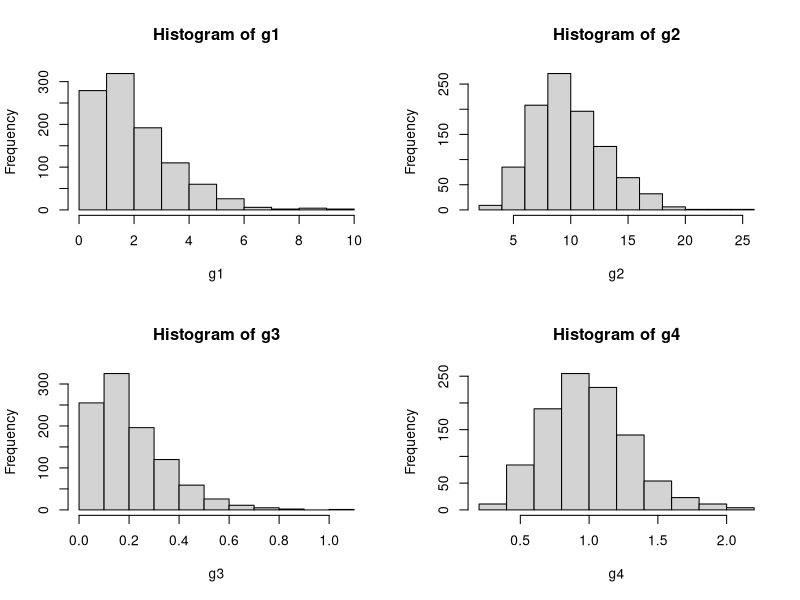
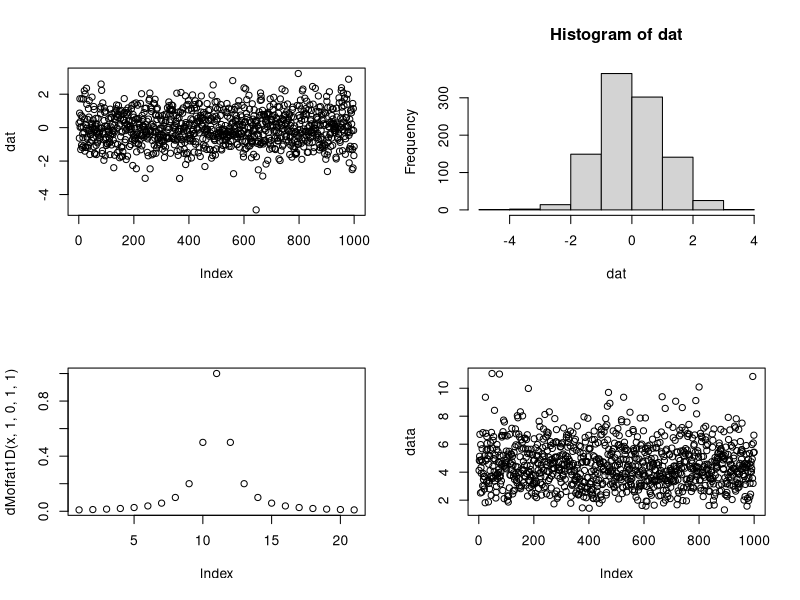
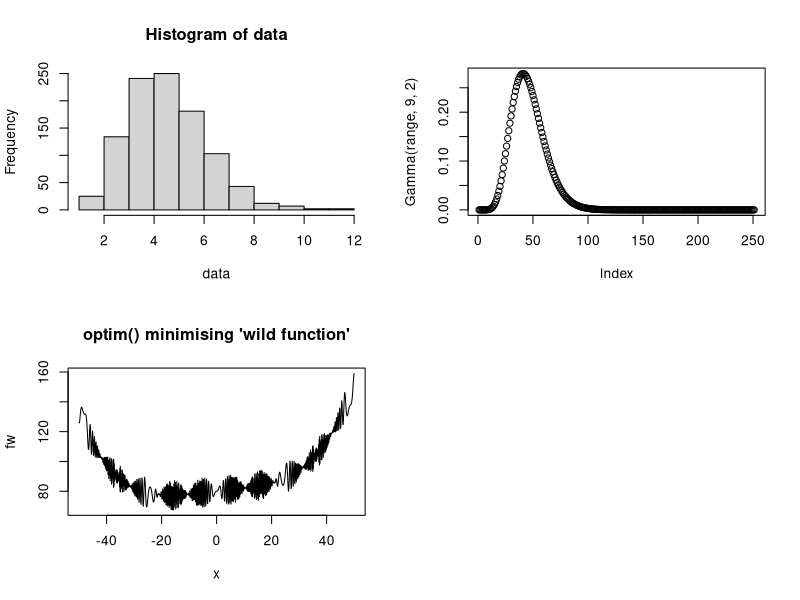

Write R code to recreate these figures, in order.
## ---- chunk 1
set.seed(0)
g1 <- rgamma(1000, shape = 2, rate = 1)

set.seed(1)
g2 <- rgamma(1000, shape = 10, rate = 1)

set.seed(2)
g3 <- rgamma(1000, shape = 2, rate = 10)

set.seed(3)
g4 <- rgamma(1000, shape = 10, rate = 10)

par(mfrow = c(2,2))
hist(g1)
hist(g2)
hist(g3)
hist(g4)
## ---- chunk 2
(function(x, y){ z <- x^2 + y^2; x+y+z })(0:7, 1)
norm <- function(x) sqrt(x%*%x)
norm(1:4)

## ---- chunk 3
#Generate Random Data
set.seed(6)
dat <- rnorm(1000)
## ---- chunk 4
#Moffat 1D
#One Dimensional Moffat Model

#Model Formula
#f(x) = A(1+(x-mu)^2/gamma^2)^-alpha

#Parameters
#A = Amplitude
#mu = the x position of the maximum of the model 
#gamma = core width of the model
#alpha = power index

#Defaults
#Amplitude = 1
#mu = 0
#gamma = 1
#alpha = 1

dMoffat1D <- function(x, amplitude, mu, gamma, alpha){amplitude*(1+((x-mu)/gamma)^2)^-alpha}

Moffat1D_Deriv <- function(x, amplitude, mu, gamma, alpha){
  chain = (1 + (x - mu)^2 / gamma^2)
  d_A = chain^(-alpha)
  d_mu = 2*amplitude*alpha*(x - mu)*d_A/(chain*gamma^2)
  d_gamma = 2*amplitude*alpha*((x - mu)^2)*d_A/(chain*gamma^3)
  d_alpha = -amplitude*d_A*log(chain)
  
  return(list(c(d_A, d_mu, d_gamma, d_alpha)))
}
## ---- chunk 5
plot(dat)
hist(dat)
## ---- chunk 6
dMoffat1D(2, 1, 0, 1, 1)
x <- c(-10:10)
plot(dMoffat1D(x, 1, 0, 1, 1), )
## ---- chunk 7
Moffat1D_Deriv(0.5, 1, 0, 1, 1)
## ---- chunk 8
set.seed(8)

data <- rgamma(1000, 9, 2)
plot(data)
hist(data)
beta = 2
alpha = 9
## ---- chunk 9
Gamma <- function(x, alpha, beta){
  ((beta^alpha)/factorial(alpha-1))* x^(alpha-1)* exp(-beta*x)
}

range <- seq(0,25, by=0.1)
plot(Gamma(range, 9, 2))

#check
Gamma(5, 9, 2)
dgamma(5, 9, 2)

#par <- c(1, 4, 2)
#optim(par, Gamma)
## ---- chunk 10
#optim example code
## "wild" function , global minimum at about -15.81515
fw <- function (x)
    10*sin(0.3*x)*sin(1.3*x^2) + 0.00001*x^4 + 0.2*x+80
plot(fw, -50, 50, n = 1000, main = "optim() minimising 'wild function'")

res <- optim(50, fw, method = "SANN",
             control = list(maxit = 20000, temp = 20, parscale = 20))
res
